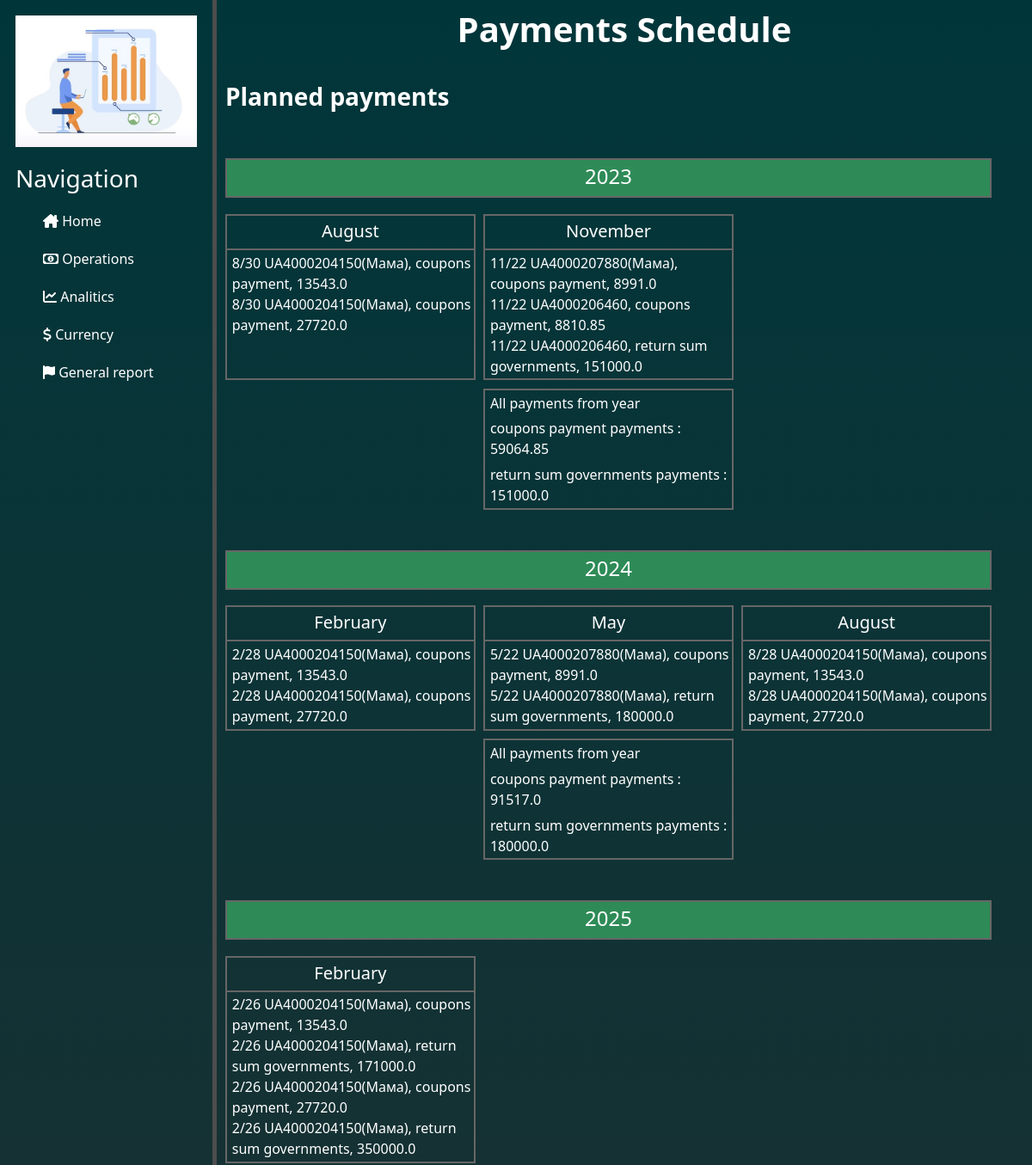
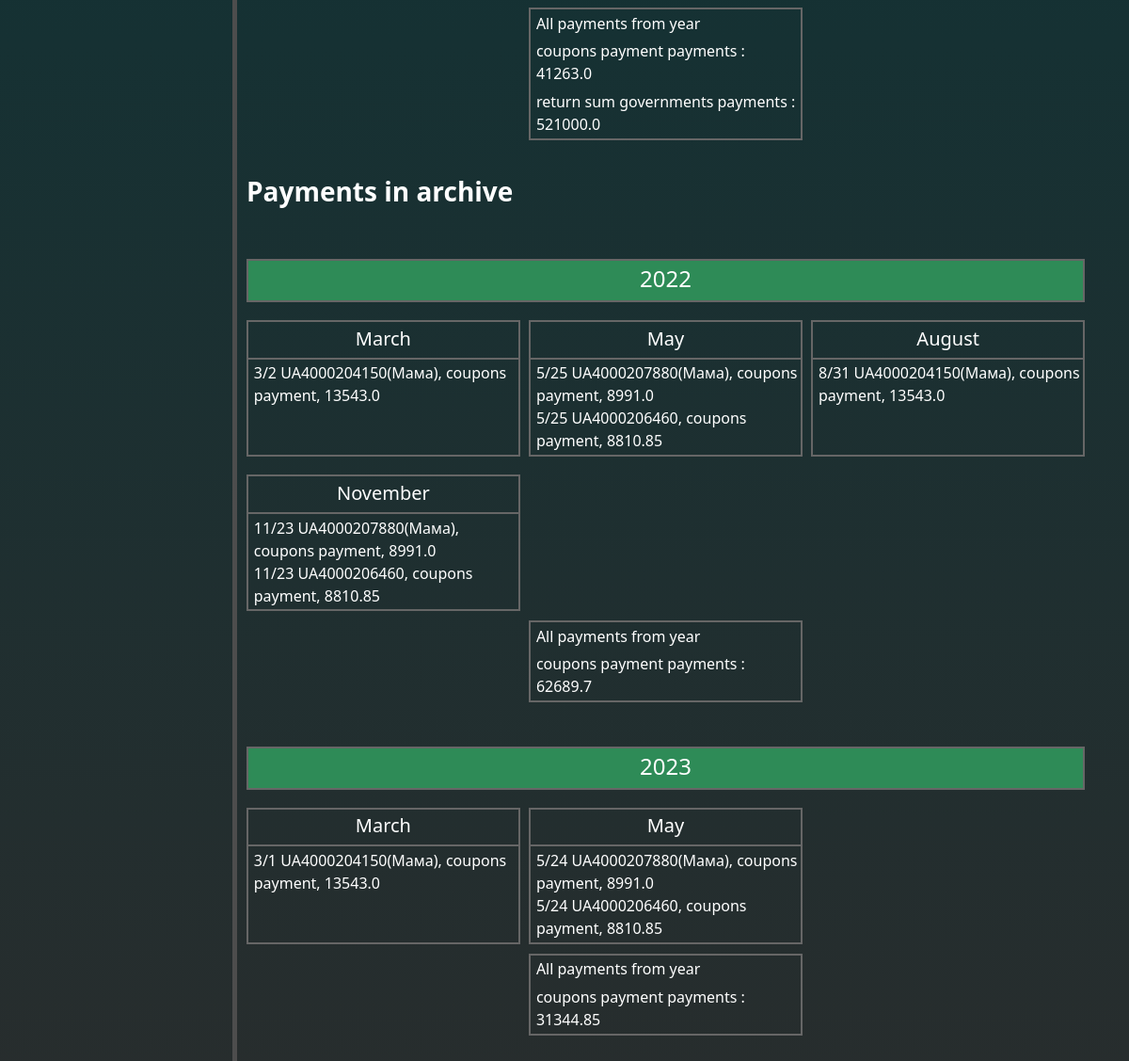
Before: /governments/payments_schedule with the older database file (2 pictures, top to bottom).
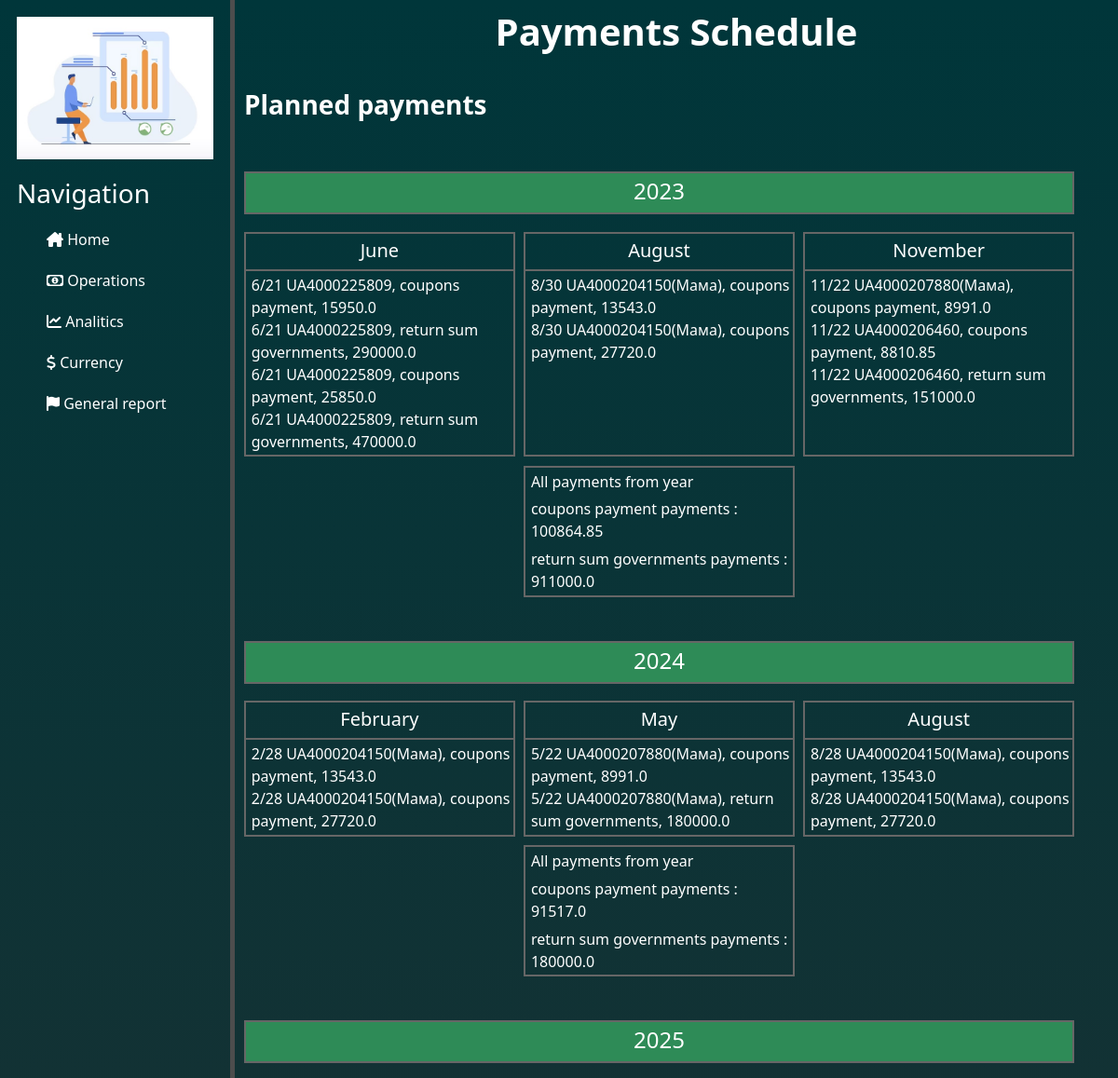
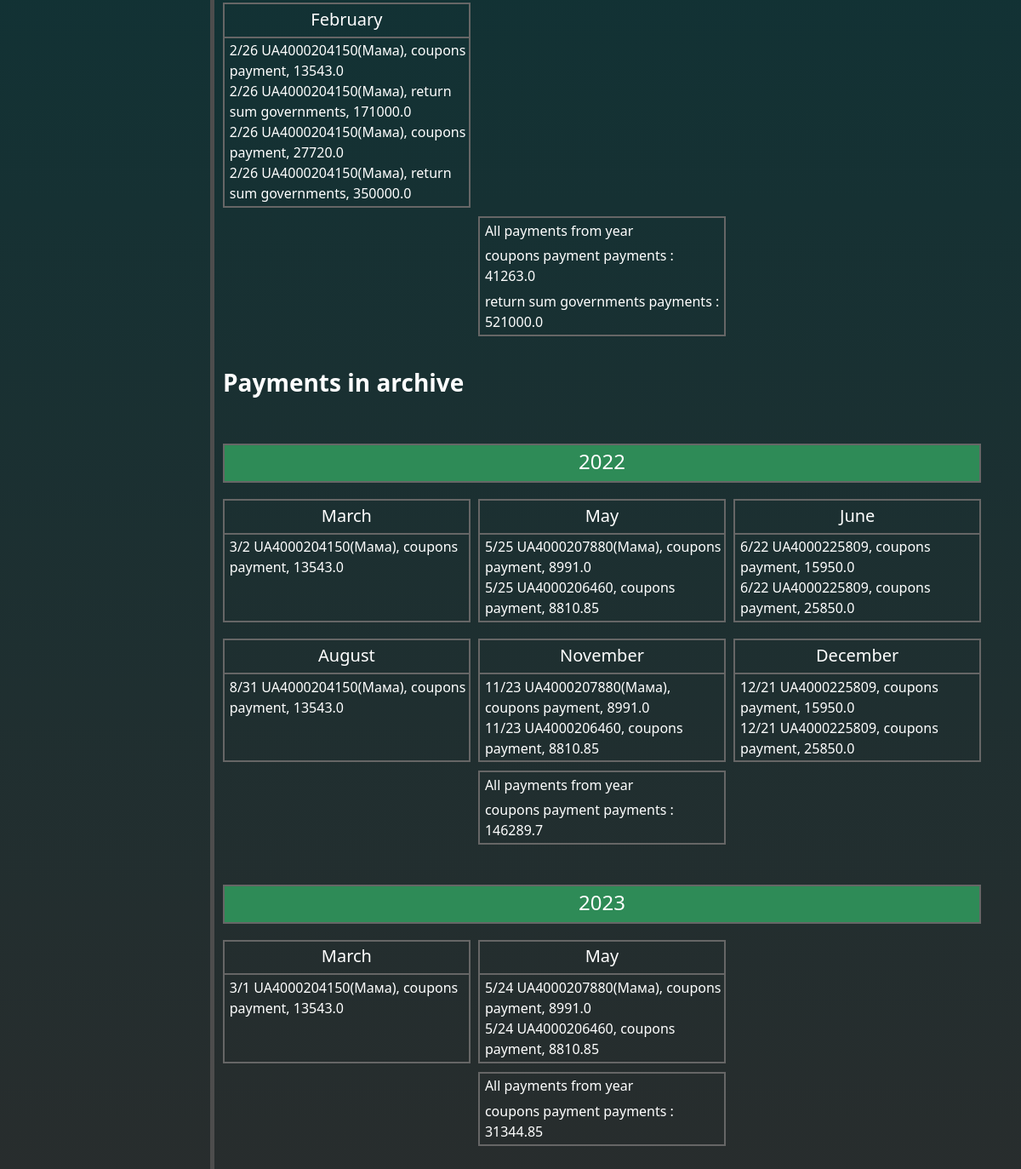
After: the same page with the newer database file (2 pictures, top to bottom).
### governments/models.py (models this page shows)
class PaymentSchedule(models.Model):
    class Meta:
        db_table = 'payments_schedule'
    payment_type = models.CharField(null=False, max_length=30, blank=False, choices=select_type_payment)
    payment_date = models.DateField()  # Дата виплати
    payment_sum = models.FloatField()  # Сума виплати
    government = models.ForeignKey(Governments, on_delete=models.CASCADE, related_name='payments_schedule')

class Governments(BaseTableForProducts):
    class Meta:
        db_table = 'governments'
    type_gv = models.CharField(null=False, max_length=3, blank=False, choices=select_type_gv)    # Тип ОВДП = YTM/SIM
    coupons = models.IntegerField()               # Кількість придбаних купонів
    coupons_nominal_cost = models.FloatField()    # Номінальна вартість купона
    coupons_current_cost = models.FloatField()    # Фактична(по якій придбав) купон
    bonds_repayment_nominal = models.FloatField() # Загальна виплата по ОВДП згідно номіналу (купони + %)
    bonds_expenses = models.FloatField()          # Витрати на обслуговування ОВДП

### governments/views.py (the view)
# urls.py: path('payments_schedule', views.payments_schedule, name='payments_schedule'),
def payments_schedule(request):
    payments_schedule_active = PaymentSchedule.objects.filter(payment_date__gt=date.today()).order_by('payment_date')
    payments_schedule_archive = PaymentSchedule.objects.filter(payment_date__lt=date.today()).order_by('payment_date')
    period_list_active = forming_period_list(payments_schedule_active)
    year_payments_list_active = forming_year_payments_list(period_list_active, payments_schedule_active)
    period_list_archive = forming_period_list(payments_schedule_archive)
    year_payments_list_archive = forming_year_payments_list(period_list_archive,payments_schedule_archive)
    return render(request, 'governments/payments_schedule.html',{'period_list_active': period_list_active,
                                                                 'period_list_archive': period_list_archive,
                                                                 'year_payments_list_active' : year_payments_list_active,
                                                                 'year_payments_list_archive': year_payments_list_archive,
                                                                 'payments_schedule_active': payments_schedule_active,
                                                                 'payments_schedule_archive': payments_schedule_archive
                                                                 })

### utils/governments/gov_func.py (called while the page is built)
def forming_period_list (date_list):
    period_list = {}
    for date in date_list:
        if date.payment_date.year not in period_list:
            period_list[date.payment_date.year] = []
        if date.payment_date.strftime('%B') not in period_list[date.payment_date.year]:
            period_list[date.payment_date.year].append(date.payment_date.strftime('%B'))
    return period_list

def forming_year_payments_list (period_list, payments_list):
    year_payments_list = {}
    for payment in payments_list:
        for year in period_list:
            if payment.payment_date.year == year:
                if payment.payment_date.year not in year_payments_list:
                    year_payments_list[payment.payment_date.year] = {}
                if payment.payment_type not in year_payments_list[payment.payment_date.year]:
                    year_payments_list[payment.payment_date.year][payment.payment_type]= 0
                year_payments_list[payment.payment_date.year][payment.payment_type] += payment.payment_sum
    return year_payments_list

### governments/templates/governments/payments_schedule.html (shortened to what this page needs)
{% extends 'main/layout.html' %}
{% block content %}
    <div class="block_information_about_deposits">
        <div class="title">
                <h1><b> Payments Schedule </b></h1>
        </div>
        <div class="title_active_deposits">
            <h3><b> Planned payments </b></h3>
        </div>
        {% if payments_schedule_active %}
            <div class="block_governments_payment_schedule">
                {% for year,months in period_list_active.items %}
                    <div class="government_payment_year">
                        <h4> {{ year }} </h4>
                    </div>
                    <div class="government_payment_months">
                        {% for month in months %}
                            <div class="payment_block_month_and_date">
                                <div class="government_payment_month">
                                    <h5> {{ month }} </h5>
                                </div>
                                <div class="government_payment_date">
                                    {% for payment in payments_schedule_active %}
                                        {% if payment.payment_date.year == year and payment.payment_date|date:"F" == month  %}
                                            <div class="government_payments_details">
                                                {{ payment.payment_date.month}}/{{ payment.payment_date.day }}
                                                {{payment.government.name }}, {{ payment.payment_type }},
                                                {{ payment.payment_sum }}
                                            </div>
                                        {% endif %}
                                    {% endfor %}
                                </div>
                            </div>
                        {% endfor %}
                    </div>
                    <div class="governments_result_payment_from_year">
                        {% for payment_year, payment_type in year_payments_list_active.items %}
                            {% if payment_year == year %}
                                <div class="coupons_payments_from_year">
                                    All payments from year
                                </div>
                                {% for type, sum in payment_type.items %}
                                    <div id=coupons_payments_from_year class="coupons_payments_from_year">
                                        {{ type }} payments : {{ sum }}
                                    </div>
                                {% endfor %}
                            {% endif %}
                        {% endfor %}
                    </div>
                {% endfor %}
            </div>
        {% else %}
            <div class="block_empty_deposits">
                <h5> You have no Payments Schedule </h5>
            </div>
        {% endif %}
    <div class="title_archive_governments">
        <h3><b> Payments in archive </b></h3>
    </div>
        {% if payments_schedule_archive %}
            <div class="block_governments_payment_schedule">
                {% for year,months in period_list_archive.items %}
                    <div class="government_payment_year">
                        <h4> {{ year }} </h4>
                    </div>
                    <div class="government_payment_months">
                        {% for month in months %}
                            <div class="payment_block_month_and_date">
                                <div class="government_payment_month">
                                    <h5> {{ month }} </h5>
                                </div>
                                <div class="government_payment_date">
                                    {% for payment in payments_schedule_archive %}
                                        {% if payment.payment_date.year == year and payment.payment_date|date:"F" == month  %}
                                            <div class="government_payments_details">
                                                <h7>
                                                    {{ payment.payment_date.month}}/{{ payment.payment_date.day }}
                                                    {{payment.government.name }}, {{ payment.payment_type }},
                                                    {{ payment.payment_sum }}
                                                </h7>
                                            </div>
                                        {% endif %}
                                    {% endfor %}
                                </div>
                            </div>
                        {% endfor %}
                    </div>
                    <div class="governments_result_payment_from_year">
                        {% for payment_year, payment_type in year_payments_list_archive.items %}
                            {% if payment_year == year %}
                                <div class="coupons_payments_from_year">
                                    All payments from year
                                </div>
                                {% for type, sum in payment_type.items %}
                                    <div id=coupons_payments_from_year class="coupons_payments_from_year">
                                        {{ type }} payments : {{ sum }}
                                    </div>
                                {% endfor %}
                            {% endif %}
                        {% endfor %}
                    </div>
                {% endfor %}
            </div>
        {% else %}
            <div class="block_empty_deposits">
                <h5> You have no Payments Schedule </h5>
            </div>
        {% endif %}
    </div>
{% endblock %}

### main/templates/main/layout.html (shortened to what this page needs)
{% load static %}
<!doctype html>
<html lang="en">
<head>
    <link rel="stylesheet" href="{% static 'main/css/normalize.css' %}">
    <link href="https://cdn.jsdelivr.net/npm/bootstrap@5.3.0-alpha1/dist/css/bootstrap.min.css" rel="stylesheet">
    <link rel="stylesheet" href="https://use.fontawesome.com/releases/v6.2.1/css/all.css">
    <link rel="stylesheet" href="{% static 'main/css/home.css' %}">
    <link rel="stylesheet" href="{% static 'operations/css/operations.css' %}">
    <link rel="stylesheet" href="{% static 'deposits/css/add_deposit.css' %}">
    <link rel="stylesheet" href="{% static 'deposits/css/add_to_deposit.css' %}">
    <link rel="stylesheet" href="{% static 'deposits/css/delete_deposits.css' %}">
    <link rel="stylesheet" href="{% static 'currency/css/currency.css' %}">
    <link rel="stylesheet" href="{% static 'loans/css/add_loan.css' %}">
    <link rel="stylesheet" href="{% static 'css/general.css' %}">
    <link rel="stylesheet" href="{% static 'governments/css/general_information_governments.css' %}">
    <link rel="stylesheet" href="{% static 'governments/css/add_schedule.css' %}">
    <link rel="stylesheet" href="{% static 'governments/css/government_details.css' %}">
    <link rel="stylesheet" href="{% static 'governments/css/payments_schedule.css' %}">
    <link rel="stylesheet" href="{% static 'generalreport/css/generalreport.css' %}">
</head>
<body>
    <aside>
        <img src="{% static 'main/img/analitics.jpg' %}" alt="logo">
        <h3> Navigation </h3>
        <ul>
            <a href="{% url 'home' %}">      <li> <i class="fa-sharp fa-solid fa-house-chimney"></i> Home </li></a>
            <a href="{% url 'operations' %}"> <li> <i class="fa-regular fa-money-bill-1"> </i> Operations  </li></a>
            <a href="{% url 'analitics' %}">  <li> <i class="fa-solid fa-chart-line">     </i> Analitics   </li></a>
            <a href="{% url 'currency' %}">  <li>  <i class="fa-solid fa-dollar-sign">    </i> Currency    </li></a>
            <a href="{% url 'general_report' %}"> <li> <i class="fa-solid fa-flag">           </i> General report </li></a>
        </ul>
    </aside>
    {% block content %}{% endblock %}
</body>
</html>

### main/static/main/css/home.css (style rules this page uses)
body { background: linear-gradient(#00363a,#2c2c2c); color: white; }
aside { float : left; linear-gradient(#00363a,#2c2c2c); width : 21%; padding: 1.5%; height: 350vh; color: white; border-right: 5px solid #4d4d4d; }
aside img { width: 100%; }
aside h3 { margin-top: 20px; }
aside ul { list-style: none }
aside ul li { margin-top: 20px; color: white; display : block; transition: transform .3s ease; }
aside ul li:hover, ul a { color : yellow; text-decoration: none; transform: scale(1.05); }

### operations/static/operations/css/operations.css (style rules this page uses)
.title { text-align: center; padding: 10px; }
.block_information_about_deposits { display: flex; flex-direction: column; }
.title_active_deposits { margin-left: 10px; margin-top: 20px; }

### governments/static/governments/css/payments_schedule.css (style rules this page uses)
.block_governments_payment_schedule { margin-left: 10px; }
.government_payment_months { display: flex; flex-wrap: wrap; column-gap: 1%; }
.government_payment_month { text-align: center; border-bottom: 2px solid #666666; }
.government_payment_month h5 { margin-top: 2%; }
.payment_block_month_and_date { width: 31%; box-sizing: border-box; margin-top: 2%; border: 2px solid #666666; }
.governments_result_payment_from_year { display: flex; flex-direction: column; margin-top: 1%; margin-left: 32%; width: 31%; border: 2px solid #666666; }
div.coupons_payments_from_year, div.governments_payments_from_year { margin-left: 2%; margin-top: 1%; margin-bottom: 1%; }
.title_archive_governments { margin-left: 10px; margin-top: 4%; }
.government_payment_year { margin-top: 5%; width: 95%; border: 2px solid #666666; background: seagreen; }
.government_payment_year h4 { margin-top: 5px; text-align: center; }
.government_payment_date { display: flex; flex-direction: column; margin-top: 1%; margin-bottom: 1%; margin-left: 2%; }

Changed rows visible on the page:
added PaymentSchedule: payment_date.month "6", payment_date.day "21", government.name "UA4000225809", payment_type "coupons payment", payment_sum "15950.0", payment_type "coupons payment", shown under "June"
added PaymentSchedule: payment_date.month "6", payment_date.day "21", government.name "UA4000225809", payment_type "return sum governments", payment_sum "290000.0", payment_type "return sum governments", shown under "June"
added PaymentSchedule: payment_date.month "6", payment_date.day "21", government.name "UA4000225809", payment_type "coupons payment", payment_sum "25850.0", shown under "June"
added PaymentSchedule: payment_date.month "6", payment_date.day "21", government.name "UA4000225809", payment_type "return sum governments", payment_sum "470000.0", shown under "June"
added PaymentSchedule: payment_date.month "6", payment_date.day "22", government.name "UA4000225809", payment_type "coupons payment", payment_sum "15950.0", shown under "June"
added PaymentSchedule: payment_date.month "6", payment_date.day "22", government.name "UA4000225809", payment_type "coupons payment", payment_sum "25850.0", shown under "June"
added PaymentSchedule: payment_date.month "12", payment_date.day "21", government.name "UA4000225809", payment_type "coupons payment", payment_sum "15950.0", shown under "December"
added PaymentSchedule: payment_date.month "12", payment_date.day "21", government.name "UA4000225809", payment_type "coupons payment", payment_sum "25850.0", shown under "December"
Other visible differences:
list line gone: "payments : 59064.85 payments : 151000.0"
new list line: "June payments : 100864.85 payments : 911000.0"
list line gone: "payments : 62689.7"
new list line: "June December payments : 146289.7"
list line gone: "coupons payment"
new list line: "coupons payment"
list line gone: "return sum governments"
